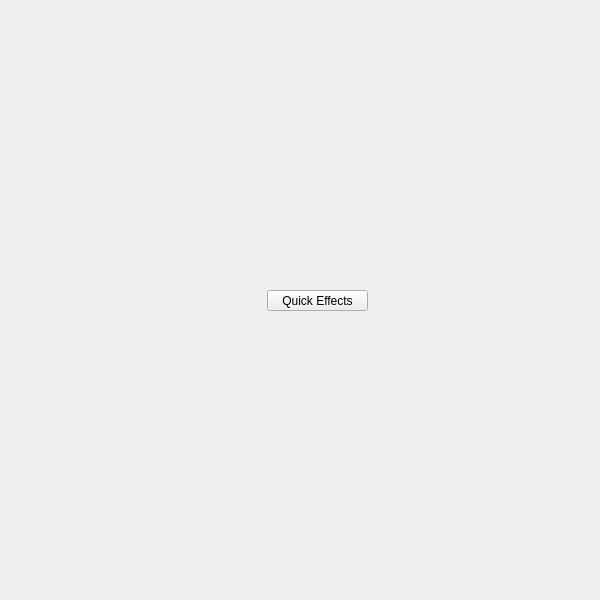
<?xml version="1.0" encoding="UTF-8"?>
<ui version="4.0">
 <class>QtUi</class>
 <widget class="QMainWindow" name="QtUi">
  <property name="geometry"><rect><x>0</x><y>0</y><width>600</width><height>600</height></rect></property>
  <property name="sizePolicy"><sizepolicy hsizetype="Ignored" vsizetype="Ignored"><horstretch>0</horstretch><verstretch>0</verstretch></sizepolicy></property>
  <property name="minimumSize"><size><width>0</width><height>0</height></size></property>
  <property name="maximumSize"><size><width>600</width><height>600</height></size></property>
  <property name="toolButtonStyle"><enum>Qt::ToolButtonIconOnly</enum></property>
  <property name="tabShape"><enum>QTabWidget::Triangular</enum></property>
  <property name="dockNestingEnabled"><bool>true</bool></property>
  <property name="dockOptions"><set>QMainWindow::AllowNestedDocks|QMainWindow::AllowTabbedDocks|QMainWindow::AnimatedDocks|QMainWindow::ForceTabbedDocks</set></property>
  <widget class="QWidget" name="widget">
   <property name="sizePolicy"><sizepolicy hsizetype="Ignored" vsizetype="Ignored"><horstretch>0</horstretch><verstretch>0</verstretch></sizepolicy></property>
   <widget class="MenuButton" name="b032">
    <property name="geometry">
     <rect><x>267</x><y>290</y><width>101</width><height>21</height></rect>
    </property>
    <property name="minimumSize"><size><width>0</width><height>21</height></size></property>
    <property name="maximumSize"><size><width>999</width><height>21</height></size></property>
    <property name="target"><string>quick_effects</string></property>
    <property name="text"><string>Quick Effects</string></property>
   </widget>
  </widget>
 </widget>
 <customwidgets>
  <customwidget><class>MenuButton</class><extends>QPushButton</extends><header>widgets.menubutton.h</header></customwidget>
 </customwidgets>
 <resources/>
 <connections/>
</ui>
